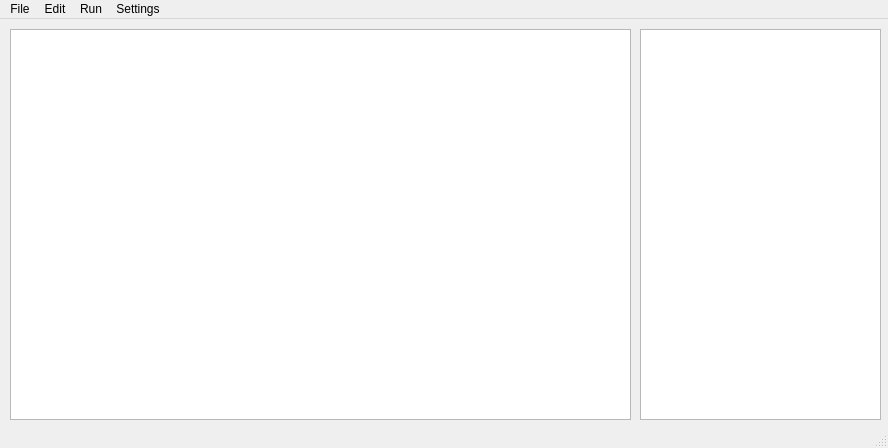
<?xml version="1.0" encoding="UTF-8"?>
<ui version="4.0">
 <class>MainWindow</class>
 <widget class="QMainWindow" name="MainWindow">
  <property name="geometry">
   <rect>
    <x>0</x>
    <y>0</y>
    <width>888</width>
    <height>448</height>
   </rect>
  </property>
  <property name="windowTitle">
   <string>MainWindow</string>
  </property>
  <widget class="QWidget" name="centralwidget">
   <widget class="QTextEdit" name="textEdit">
    <property name="geometry">
     <rect>
      <x>10</x>
      <y>10</y>
      <width>621</width>
      <height>391</height>
     </rect>
    </property>
   </widget>
   <widget class="QTableWidget" name="tableWidget">
    <property name="geometry">
     <rect>
      <x>640</x>
      <y>10</y>
      <width>241</width>
      <height>391</height>
     </rect>
    </property>
   </widget>
  </widget>
  <widget class="QMenuBar" name="menubar">
   <property name="geometry">
    <rect>
     <x>0</x>
     <y>0</y>
     <width>888</width>
     <height>21</height>
    </rect>
   </property>
   <widget class="QMenu" name="menuFile">
    <property name="title">
     <string>File</string>
    </property>
   </widget>
   <widget class="QMenu" name="menuEdit">
    <property name="title">
     <string>Edit</string>
    </property>
   </widget>
   <widget class="QMenu" name="menuRun">
    <property name="title">
     <string>Run</string>
    </property>
   </widget>
   <widget class="QMenu" name="menuAbout">
    <property name="title">
     <string>Settings</string>
    </property>
   </widget>
   <addaction name="menuFile"/>
   <addaction name="menuEdit"/>
   <addaction name="menuRun"/>
   <addaction name="menuAbout"/>
  </widget>
  <widget class="QStatusBar" name="statusbar"/>
 </widget>
 <resources/>
 <connections/>
</ui>
